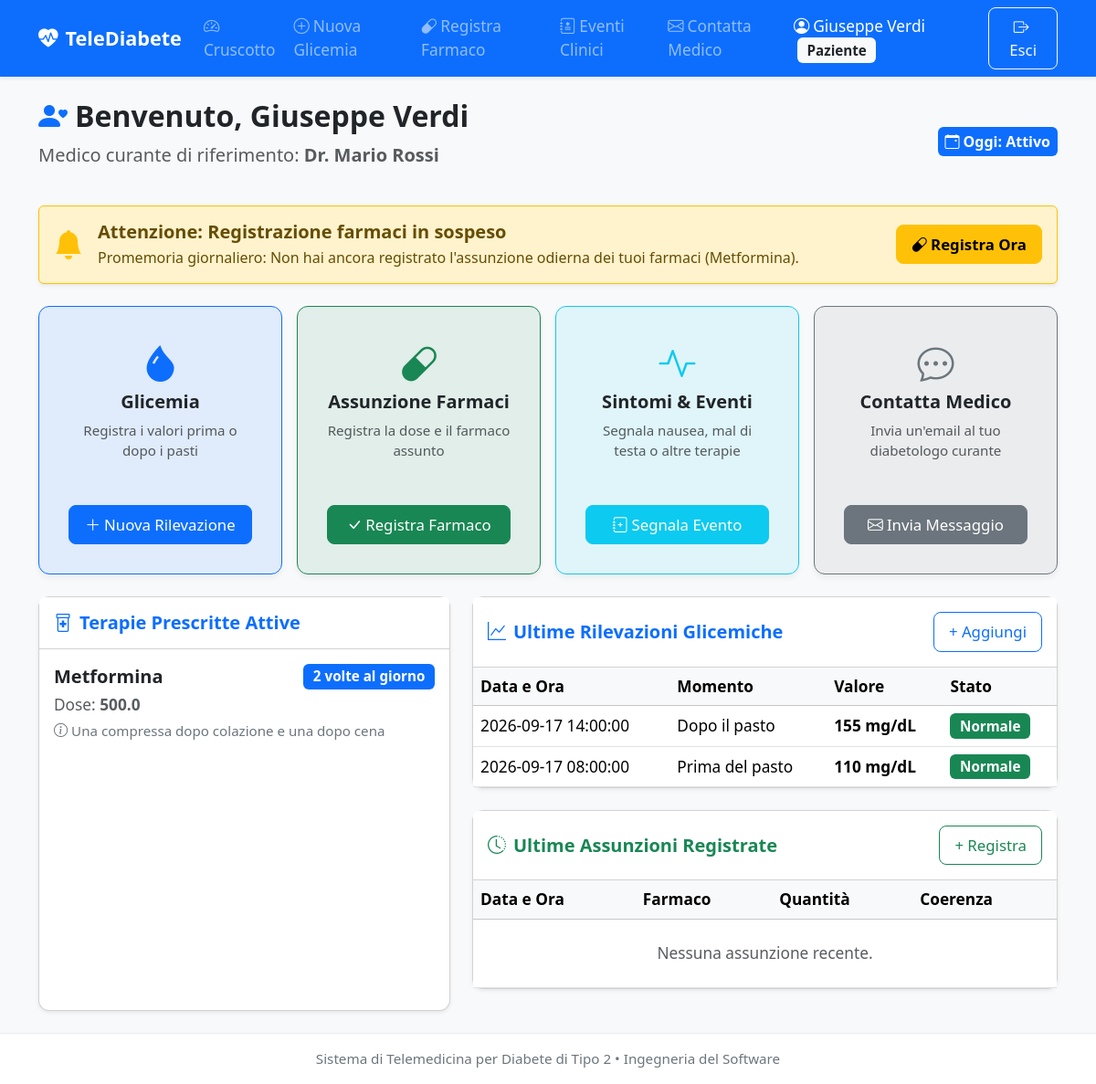
Page /patient/dashboard (signed in) on the committed database.
### tables this page shows
CREATE TABLE therapies (
    id INTEGER PRIMARY KEY AUTOINCREMENT,
    patient_id INTEGER NOT NULL,
    doctor_id INTEGER NOT NULL,
    drug_name VARCHAR(100) NOT NULL,
    daily_doses INTEGER NOT NULL CHECK (daily_doses > 0),
    quantity_per_dose REAL NOT NULL CHECK (quantity_per_dose > 0),
    instructions VARCHAR(255),
    is_active BOOLEAN DEFAULT 1,
    start_date DATE NOT NULL DEFAULT (CURRENT_DATE),
    FOREIGN KEY(patient_id) REFERENCES patients(user_id) ON DELETE CASCADE,
    FOREIGN KEY(doctor_id) REFERENCES users(id)
);

CREATE TABLE glycemic_readings (
    id INTEGER PRIMARY KEY AUTOINCREMENT,
    patient_id INTEGER NOT NULL,
    glucose_level INTEGER NOT NULL CHECK (glucose_level > 0),
    reading_datetime DATETIME NOT NULL,
    meal_context VARCHAR(20) NOT NULL CHECK (meal_context IN ('BEFORE_MEAL', 'AFTER_MEAL')),
    FOREIGN KEY(patient_id) REFERENCES patients(user_id) ON DELETE CASCADE
);

### app/controllers/PatientController.py (the view)
@patient_bp.route('/patient/dashboard')
@patient_required
def dashboard():
    patient_id = session['user_id']
    patient = patient_service.get_patient(patient_id)
    daily_reminder = therapy_service.check_patient_reminders(patient_id)
    active_therapies = therapy_service.get_active_therapies(patient_id)
    recent_readings = measurement_service.get_patient_readings(patient_id, limit=7)
    recent_intakes = therapy_service.get_patient_intakes(patient_id, limit=7)
    return render_template(
        'patient/dashboard.html',
        patient=patient,
        daily_reminder=daily_reminder,
        active_therapies=active_therapies,
        recent_readings=recent_readings,
        recent_intakes=recent_intakes
    )

### app/daos/MeasurementDAO.py (called while the page is built)
    def get_by_patient_id(self, patient_id: int, limit: int = 50) -> List[Measurement]:
        query = """
            SELECT * FROM glycemic_readings
            WHERE patient_id = ?
            ORDER BY reading_datetime DESC
            LIMIT ?
        """
        rows = self.db.fetch_all(query, (patient_id, limit))
        return [Measurement.from_row(row) for row in rows]

### app/daos/MedicationIntakeDAO.py (called while the page is built)
    def get_by_patient_id(self, patient_id: int, limit: int = 50) -> List[MedicationIntake]:
        query = """
            SELECT * FROM medication_intakes
            WHERE patient_id = ?
            ORDER BY intake_datetime DESC
            LIMIT ?
        """
        rows = self.db.fetch_all(query, (patient_id, limit))
        return [MedicationIntake.from_row(row) for row in rows]

    def get_last_intake_datetime(self, patient_id: int) -> Optional[str]:
        query = """
            SELECT intake_datetime FROM medication_intakes
            WHERE patient_id = ?
            ORDER BY intake_datetime DESC
            LIMIT 1
        """
        row = self.db.fetch_one(query, (patient_id,))
        return row['intake_datetime'] if row else None

### app/daos/PatientDAO.py (called while the page is built)
    def get_by_user_id(self, user_id: int) -> Optional[Patient]:
        query = """
            SELECT
                p.user_id,
                p.doctor_id,
                p.date_of_birth,
                p.gender,
                u.first_name,
                u.last_name,
                u.email,
                (d.first_name || ' ' || d.last_name) AS doctor_name
            FROM patients p
            JOIN users u ON p.user_id = u.id
            JOIN users d ON p.doctor_id = d.id
            WHERE p.user_id = ?
        """
        row = self.db.fetch_one(query, (user_id,))
        return Patient.from_row(row) if row else None

### app/daos/TherapyDAO.py (called while the page is built)
    def get_active_by_patient(self, patient_id: int) -> List[Therapy]:
        query = """
            SELECT t.*, (d.first_name || ' ' || d.last_name) AS doctor_name
            FROM therapies t
            JOIN users d ON t.doctor_id = d.id
            WHERE t.patient_id = ? AND t.is_active = 1
            ORDER BY t.start_date DESC
        """
        rows = self.db.fetch_all(query, (patient_id,))
        return [Therapy.from_row(row) for row in rows]

### app/database/DatabaseManager.py (called while the page is built)
    def close_connection(self):
        if hasattr(self._local, 'connection') and self._local.connection is not None:
            self._local.connection.close()
            self._local.connection = None

### app/templates/patient/dashboard.html (shortened to what this page needs)
{% extends "base.html" %}
{% block content %}
<div class="row mb-4">
    <div class="col-md-8">
        <h2 class="fw-bold"><i class="bi bi-person-heart text-primary me-2"></i>Benvenuto, {{ session.get('full_name') }}</h2>
        <p class="text-muted fs-5">
            Medico curante di riferimento: <strong>Dr. {{ patient.doctor_name if patient else 'Non assegnato' }}</strong>
        </p>
    </div>
    <div class="col-md-4 text-md-end align-self-center">
        <span class="badge bg-primary fs-6 p-2"><i class="bi bi-calendar-event me-1"></i>Oggi: {{ now_date if now_date else 'Attivo' }}</span>
    </div>
</div>
{% if daily_reminder %}
    <div class="alert alert-warning border-warning shadow-sm d-flex align-items-center mb-4" role="alert">
        <i class="bi bi-bell-fill fs-2 text-warning me-3"></i>
        <div class="flex-grow-1">
            <h5 class="alert-heading mb-1 fw-bold">Attenzione: Registrazione farmaci in sospeso</h5>
            <p class="mb-0 fs-6">{{ daily_reminder }}</p>
        </div>
        <div>
            <a href="{{ url_for('patient.add_intake') }}" class="btn btn-warning fw-bold">
                <i class="bi bi-capsule me-1"></i>Registra Ora
            </a>
        </div>
    </div>
{% endif %}
<div class="row g-3 mb-4">
    <div class="col-md-6 col-lg-3">
        <div class="card h-100 border-primary bg-primary bg-opacity-10 text-center p-3">
            <div class="card-body d-flex flex-column justify-content-between">
                <div>
                    <i class="bi bi-droplet-fill text-primary fs-1 mb-2"></i>
                    <h5 class="fw-bold">Glicemia</h5>
                    <p class="text-muted small">Registra i valori prima o dopo i pasti</p>
                </div>
                <a href="{{ url_for('patient.add_measurement') }}" class="btn btn-primary mt-2">
                    <i class="bi bi-plus-lg me-1"></i>Nuova Rilevazione
                </a>
            </div>
        </div>
    </div>
    <div class="col-md-6 col-lg-3">
        <div class="card h-100 border-success bg-success bg-opacity-10 text-center p-3">
            <div class="card-body d-flex flex-column justify-content-between">
                <div>
                    <i class="bi bi-capsule text-success fs-1 mb-2"></i>
                    <h5 class="fw-bold">Assunzione Farmaci</h5>
                    <p class="text-muted small">Registra la dose e il farmaco assunto</p>
                </div>
                <a href="{{ url_for('patient.add_intake') }}" class="btn btn-success mt-2">
                    <i class="bi bi-check-lg me-1"></i>Registra Farmaco
                </a>
            </div>
        </div>
    </div>
    <div class="col-md-6 col-lg-3">
        <div class="card h-100 border-info bg-info bg-opacity-10 text-center p-3">
            <div class="card-body d-flex flex-column justify-content-between">
                <div>
                    <i class="bi bi-activity text-info fs-1 mb-2"></i>
                    <h5 class="fw-bold">Sintomi & Eventi</h5>
                    <p class="text-muted small">Segnala nausea, mal di testa o altre terapie</p>
                </div>
                <a href="{{ url_for('patient.clinical_events') }}" class="btn btn-info text-white mt-2">
                    <i class="bi bi-journal-plus me-1"></i>Segnala Evento
                </a>
            </div>
        </div>
    </div>
    <div class="col-md-6 col-lg-3">
        <div class="card h-100 border-secondary bg-secondary bg-opacity-10 text-center p-3">
            <div class="card-body d-flex flex-column justify-content-between">
                <div>
                    <i class="bi bi-chat-dots text-secondary fs-1 mb-2"></i>
                    <h5 class="fw-bold">Contatta Medico</h5>
                    <p class="text-muted small">Invia un'email al tuo diabetologo curante</p>
                </div>
                <a href="{{ url_for('patient.messages') }}" class="btn btn-secondary mt-2">
                    <i class="bi bi-envelope me-1"></i>Invia Messaggio
                </a>
            </div>
        </div>
    </div>
</div>
<div class="row">
    <div class="col-lg-5">
        <div class="card shadow-sm h-100">
            <div class="card-header bg-white py-3">
                <h5 class="mb-0 fw-bold text-primary">
                    <i class="bi bi-prescription2 me-2"></i>Terapie Prescritte Attive
                </h5>
            </div>
            <div class="card-body p-0">
                {% if active_therapies %}
                    <ul class="list-group list-group-flush">
                        {% for t in active_therapies %}
                            <li class="list-group-item p-3">
                                <div class="d-flex justify-content-between align-items-center mb-1">
                                    <h6 class="mb-0 fw-bold fs-5 text-dark">{{ t.drug_name }}</h6>
                                    <span class="badge bg-primary">{{ t.daily_doses }} volte al giorno</span>
                                </div>
                                <p class="mb-1 text-muted">Dose: <strong>{{ t.quantity_per_dose }}</strong></p>
                                {% if t.instructions %}
                                    <p class="mb-0 text-secondary small"><i class="bi bi-info-circle me-1"></i>{{ t.instructions }}</p>
                                {% endif %}
                            </li>
                        {% endfor %}
                    </ul>
                {% else %}
                    <div class="p-4 text-center text-muted">
                        <i class="bi bi-inbox fs-2 mb-2 d-block"></i>
                        Nessuna terapia attiva registrata al momento.
                    </div>
                {% endif %}
            </div>
        </div>
    </div>
    <div class="col-lg-7">
        <div class="card shadow-sm mb-4">
            <div class="card-header bg-white py-3 d-flex justify-content-between align-items-center">
                <h5 class="mb-0 fw-bold text-primary">
                    <i class="bi bi-graph-up me-2"></i>Ultime Rilevazioni Glicemiche
                </h5>
                <a href="{{ url_for('patient.add_measurement') }}" class="btn btn-sm btn-outline-primary">
                    + Aggiungi
                </a>
            </div>
            <div class="table-responsive">
                <table class="table table-hover align-middle mb-0">
                    <thead class="table-light">
                        <tr>
                            <th>Data e Ora</th>
                            <th>Momento</th>
                            <th>Valore</th>
                            <th>Stato</th>
                        </tr>
                    </thead>
                    <tbody>
                        {% if recent_readings %}
                            {% for r in recent_readings %}
                                <tr>
                                    <td>{{ r.reading_datetime }}</td>
                                    <td>{{ r.meal_context_label }}</td>
                                    <td><strong>{{ r.glucose_level }} mg/dL</strong></td>
                                    <td>
                                        {% if (r.meal_context == 'BEFORE_MEAL' and (r.glucose_level < 80 or r.glucose_level > 130)) or (r.meal_context == 'AFTER_MEAL' and r.glucose_level > 180) %}
                                            {% if r.glucose_level < 60 or r.glucose_level >= 250 %}
                                                <span class="badge bg-danger">Critico</span>
                                            {% else %}
                                                <span class="badge bg-warning text-dark">Fuori Soglia</span>
                                            {% endif %}
                                        {% else %}
                                            <span class="badge bg-success">Normale</span>
                                        {% endif %}
                                    </td>
                                </tr>
                            {% endfor %}
                        {% else %}
                            <tr>
                                <td colspan="4" class="text-center text-muted py-4">Nessuna rilevazione recente.</td>
                            </tr>
                        {% endif %}
                    </tbody>
                </table>
            </div>
        </div>
        <div class="card shadow-sm">
            <div class="card-header bg-white py-3 d-flex justify-content-between align-items-center">
                <h5 class="mb-0 fw-bold text-success">
                    <i class="bi bi-clock-history me-2"></i>Ultime Assunzioni Registrate
                </h5>
                <a href="{{ url_for('patient.add_intake') }}" class="btn btn-sm btn-outline-success">
                    + Registra
                </a>
            </div>
            <div class="table-responsive">
                <table class="table table-hover align-middle mb-0">
                    <thead class="table-light">
                        <tr>
                            <th>Data e Ora</th>
                            <th>Farmaco</th>
                            <th>Quantità</th>
                            <th>Coerenza</th>
                        </tr>
                    </thead>
                    <tbody>
                        {% if recent_intakes %}
                            {% for i in recent_intakes %}
                                <tr>
                                    <td>{{ i.intake_datetime }}</td>
                                    <td><strong>{{ i.drug_name }}</strong></td>
                                    <td>{{ i.quantity_taken }}</td>
                                    <td>
                                        {% if i.is_consistent %}
                                            <span class="badge bg-success"><i class="bi bi-check me-1"></i>Coerente</span>
                                        {% else %}
                                            <span class="badge bg-warning text-dark"><i class="bi bi-exclamation-triangle me-1"></i>Discostata</span>
                                        {% endif %}
                                    </td>
                                </tr>
                            {% endfor %}
                        {% else %}
                            <tr>
                                <td colspan="4" class="text-center text-muted py-4">Nessuna assunzione recente.</td>
                            </tr>
                        {% endif %}
                    </tbody>
                </table>
            </div>
        </div>
    </div>
</div>
{% endblock %}

### app/templates/base.html (style rules this page uses)
body { font-size: 1.08rem; background-color: #f8f9fa; color: #212529; min-height: 100vh; display: flex; flex-direction: column; }
.btn { font-size: 1.05rem; padding: 0.5rem 1rem; border-radius: 8px; }
.card { border-radius: 12px; box-shadow: 0 4px 6px rgba(0,0,0,0.05); margin-bottom: 1.5rem; }
.badge { font-size: 0.95rem; padding: 0.4em 0.7em; }

### rows in the picture
therapies: drug_name "Metformina", daily_doses "2", quantity_per_dose "500.0", instructions "Una compressa dopo colazione e una dopo cena"
glycemic_readings: reading_datetime "2026-09-17 14:00:00", meal_context_label "Dopo il pasto", glucose_level "155", meal_context "Normale"
glycemic_readings: reading_datetime "2026-09-17 08:00:00", meal_context_label "Prima del pasto", glucose_level "110", meal_context "Normale"

### other values in the picture
{{ session.get('full_name') }} "Giuseppe Verdi"
{{ patient.doctor_name if patient else 'Non assegnato' }} "Mario Rossi"
{{ now_date if now_date else 'Attivo' }} "Attivo"
{{ daily_reminder }} "Promemoria giornaliero: Non hai ancora registrato l'assunzione odierna dei tuoi farmaci (Metformina)."
